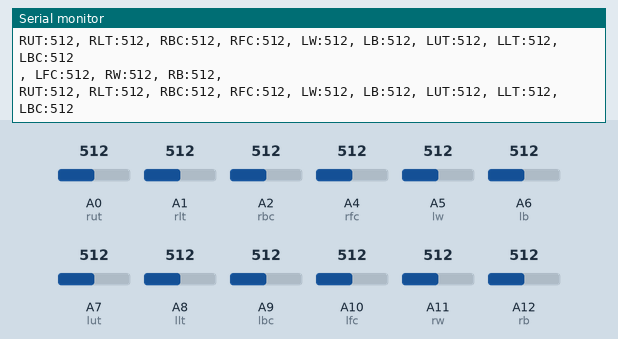
A sketch run on a simulated Arduino Mega 2560, built with avr-gcc and run on an emulated ATmega2560. Parts: the last lines printed to the serial monitor. The test bench sets the inputs (shaded band); at power-on: A0 (rut) = 512, A2 (rbc) = 512, A1 (rlt) = 512, A4 (rfc) = 512, A5 (lw) = 512, A6 (lb) = 512, A7 (lut) = 512, A8 (llt) = 512, A9 (lbc) = 512, A10 (lfc) = 512, A11 (rw) = 512, A12 (rb) = 512.

Above: at 1.2 s.
1.3 s: A0 (rut) set to 105
At 1.39 s:
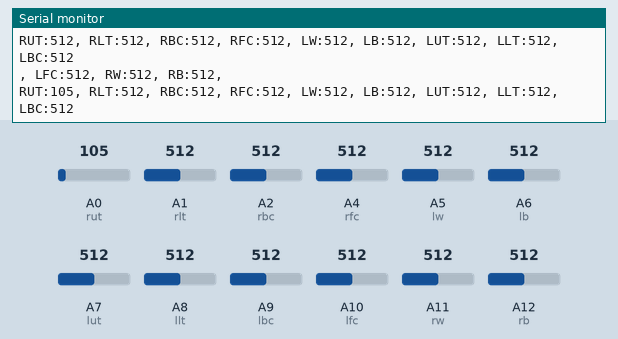
2.8 s: A0 (rut) set to 90
At 3.35 s:
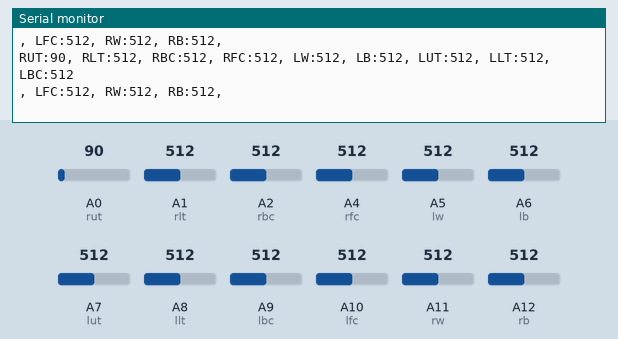
11.8 s: A2 (rbc) set to 106
At 11.91 s:
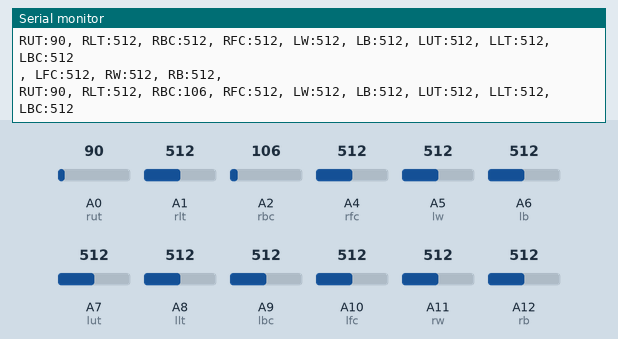
14.8 s: A2 (rbc) set to 88
At 14.93 s:
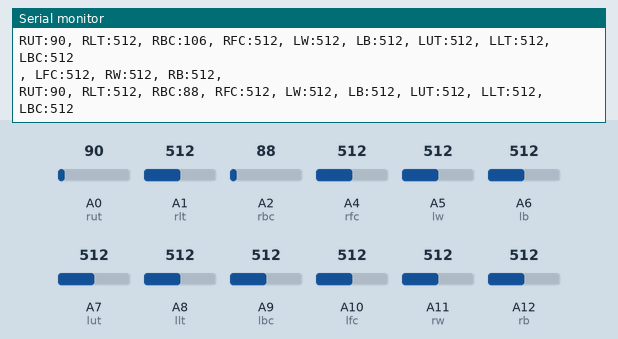
Timing chart, 0 to 17.3 s (numbered marks = the images above; inputs shaded):
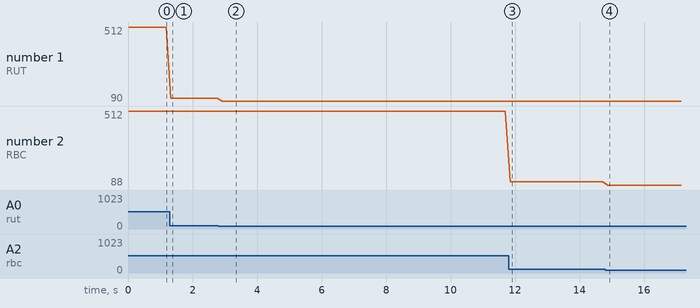

Measured:
- the behaviour switches between 100 and 99 on A0 (rut) (found by bisection; images 1 and 2)
- after the input at 1.3 s, the serial monitor: prints a new line at once (image 1)
- after the input at 2.8 s, the serial monitor: prints a new line after 0.12 s (image 2)
- after the input at 11.8 s, the serial monitor: prints a new line at once (image 3)
- after the input at 14.8 s, the serial monitor: prints a new line after 0.07 s (image 4)
- plotted number 1: 512 → 105 after the input at 1.3 s, 105 → 90 after the input at 2.8 s
- plotted number 2: 512 → 106 after the input at 11.8 s, 106 → 88 after the input at 14.8 s

The sketch:

GSuit.ino
```cpp
int rut = A0; // Right Upper Thigh
int rlt = A1; // Right Lower Thigh
int rbc = A2; // Right Back Calf
int rfc = A4; // Right Front Calf
int lw = A5; // Left Waist
int lb = A6; // Left Butt
int lut = A7; // Left Upper Thigh
int llt = A8; // Left Lower Thigh
int lbc = A9; // Left Back Calf
int lfc = A10; // Left Front Calf
int rw = A11; // Right Waist
int rb = A12; // Right Butt


void setup(){
  Serial.begin(9600);
  Serial.println("1, 2, 3, 4, 5, 6"); //THIS LINE IS AT THE TOP SO YOU CAN TELL WHICH COLUMN IS WHICH
}

void loop(){
   int rutRead = analogRead(rut);
   int rltRead = analogRead(rlt);
   int rbcRead = analogRead(rbc);
   int rfcRead = analogRead(rfc);
   int lwRead = analogRead(lw);
   int lbRead = analogRead(lb);
   int lutRead = analogRead(lut);
   int lltRead = analogRead(llt);
   int lbcRead = analogRead(lbc);
   int lfcRead = analogRead(lfc);
   int rwRead = analogRead(rw);
   int rbRead = analogRead(rb);

   Serial.print("RUT:");
   Serial.print(rutRead);
   Serial.print(", ");
   Serial.print("RLT:");
   Serial.print(rltRead);
   Serial.print(", ");
   Serial.print("RBC:");
   Serial.print(rbcRead);
   Serial.print(", ");
   Serial.print("RFC:");
   Serial.print(rfcRead);
   Serial.print(", ");
   Serial.print("LW:");
   Serial.print(lwRead);
   Serial.print(", ");
   Serial.print("LB:");
   Serial.print(lbRead);
   Serial.print(", ");
   Serial.print("LUT:");
   Serial.print(lutRead);
   Serial.print(", ");
   Serial.print("LLT:");
   Serial.print(lltRead);
   Serial.print(", ");
   Serial.print("LBC:");
   Serial.println(lbcRead);
   Serial.print(", ");
   Serial.print("LFC:");
   Serial.print(lfcRead);
   Serial.print(", ");
   Serial.print("RW:");
   Serial.print(rwRead);
   Serial.print(", ");
   Serial.print("RB:");
   Serial.print(rbRead);
   Serial.println(",");

   delay(100);
}
```
